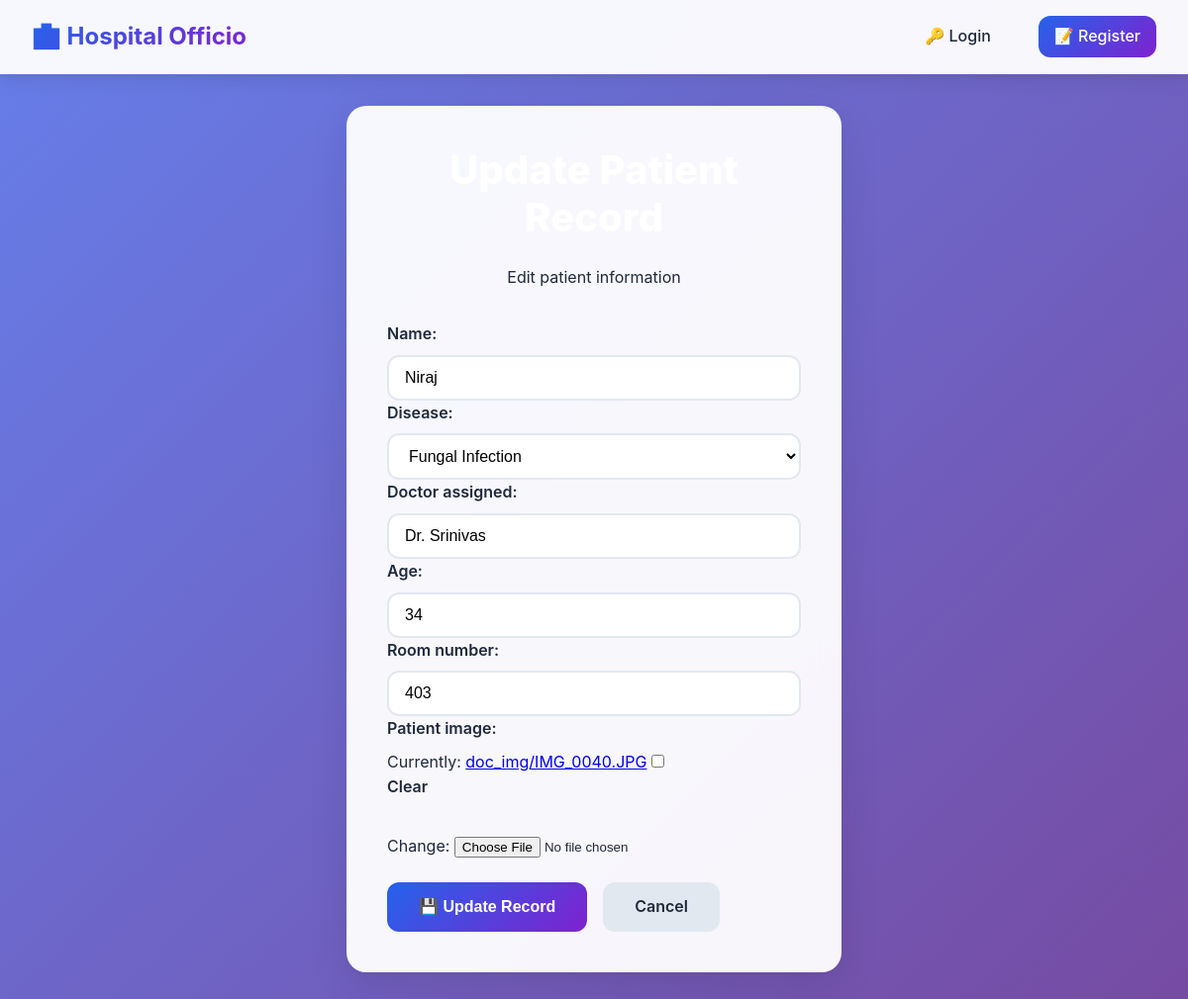
/base/update/2/, run on the app's committed database.
### base/models.py (models this page shows, shortened)
class Patient(models.Model):
    name = models.CharField(max_length=100)
    disease = models.ForeignKey(Disease, on_delete=models.CASCADE, related_name='patient')
    doctor_assigned = models.CharField(max_length=100)
    age = models.IntegerField()
    room_number = models.IntegerField()
    patient_image = models.ImageField(upload_to='doc_img/', null=True, blank=True)
    is_deleted = models.BooleanField(default=False)
    created_at = models.DateTimeField(auto_now_add=True)
    deleted_at = models.DateTimeField(null=True, blank=True)

class Disease(models.Model):
    name = models.CharField(max_length=30)
    symptoms = models.CharField(max_length=200)
    treatment = models.CharField(max_length=200)
    def __str__(self):
        return self.name

### base/views.py (the view)
# urls.py: path('update/<int:key>/',views.update,name='update'),
def update(request,key):
    data = get_object_or_404(Patient, id=key)
    if request.method =='POST':
        form = PatientForm(request.POST , request.FILES, instance=data)
        if form.is_valid():
            form.save()
            messages.success(request,'Patient data has been Modified')
            return redirect('display')
    else:
        form = PatientForm(instance=data)
    return render(request,'update.html',{'form':form})

### base/forms.py
class PatientForm(forms.ModelForm):
    class Meta:
        model = Patient
        fields = ['name', 'disease', 'doctor_assigned', 'age', 'room_number','patient_image']
        widgets = {
            'name': forms.TextInput(attrs={
                'class': 'form-control',
                'placeholder': 'Enter Patient name'
            }),
            'disease': forms.Select(attrs={'class': 'form-control'}),
            'doctor_assigned': forms.TextInput(attrs={
                'class': 'form-control',
                'placeholder': 'Enter Disease name'
            }),
            'age': forms.NumberInput(attrs={
                'class': 'form-control',
                'placeholder': 'Enter age'
            }),
            'room_number': forms.NumberInput(attrs={
                'class': 'form-control',
                'placeholder': 'Enter room number'
            }),
            'patient_image': forms.ClearableFileInput(attrs={'class': 'form-control-file'}),
        }

### base/templates/update.html (shortened to what this page needs)
{% extends 'main.html' %}
{% block content %}
<div class="content-wrapper fade-in">
    <div class="glass-container form-container slide-up">
        <div class="text-center mb-4">
            <h1 class="hero-title" style="font-size: 2.5rem;">Update Patient Record</h1>
            <p class="hero-subtitle" style="color: var(--dark);">Edit patient information</p>
        </div>
        <form method="POST" enctype="multipart/form-data" class="auth-form">
            <div class="form-group">
                {{ form.as_p }}
            </div>
            <div class="btn-group">
                <button type="submit" class="btn btn-primary">💾 Update Record</button>
                <a href="{% url 'display' %}" class="btn btn-secondary">Cancel</a>
            </div>
        </form>
    </div>
</div>
{% endblock %}

### static/style.css (style rules this page uses)
:root { --primary: #2563eb; --primary-dark: #1d4ed8; --primary-light: #3b82f6; --secondary: #7e22ce; --success: #10b981; --danger: #ef4444; --warning: #f59e0b; --info: #06b6d4; --light: #f8fafc; --dark: #1e293b; --gray: #64748b; --gray-light: #e2e8f0; --border-radius: 12px; --border-radius-lg: 20px; --box-shadow: 0 10px 40px rgba(0, 0, 0, 0.1); --box-shadow-lg: 0 20px 60px rgba(0, 0, 0, 0.15); --transition: all 0.3s cubic-bezier(0.4, 0, 0.2, 1); --gradient-primary: linear-gradient(135deg, var(--primary), var(--secondary)); --gradient-success: linear-gradient(135deg, var(--success), var(--info)); --gradient-danger: linear-gradient(135deg, var(--danger), var(--warning)); }
* { margin: 0; padding: 0; box-sizing: border-box; }
body { font-family: 'Inter', 'Segoe UI', system-ui, -apple-system, sans-serif; line-height: 1.6; color: var(--dark); background: linear-gradient(135deg, #667eea 0%, #764ba2 100%); min-height: 100vh; }
.content-wrapper { max-width: 1200px; margin: 0 auto; padding: 2rem; }
.glass-container { background: rgba(255, 255, 255, 0.95); backdrop-filter: blur(20px); border-radius: var(--border-radius-lg); box-shadow: var(--box-shadow); border: 1px solid rgba(255, 255, 255, 0.2); padding: 2.5rem; margin: 2rem auto; }
.hero-title { font-size: 3.5rem; font-weight: 800; color: white; margin-bottom: 1.5rem; line-height: 1.2; }
.btn { display: inline-flex; align-items: center; gap: 0.5rem; padding: 0.75rem 2rem; border: none; border-radius: var(--border-radius); font-weight: 600; text-decoration: none; cursor: pointer; transition: var(--transition); font-size: 1rem; position: relative; overflow: hidden; }
.btn::before { content: ''; position: absolute; top: 0; left: -100%; width: 100%; height: 100%; background: linear-gradient(90deg, transparent, rgba(255,255,255,0.3), transparent); transition: left 0.5s; }
.btn-primary { background: var(--gradient-primary); color: white; }
.btn-secondary { background: var(--gray-light); color: var(--dark); }
.form-container { max-width: 500px; margin: 0 auto; }
.auth-form { width: 100%; }
.form-group { margin-bottom: 1.5rem; }
.form-group label { display: block; margin-bottom: 0.5rem; font-weight: 600; color: var(--dark); }
.form-control { width: 100%; padding: 0.75rem 1rem; border: 2px solid var(--gray-light); border-radius: var(--border-radius); font-size: 1rem; transition: var(--transition); background: white; }
.btn-group { display: flex; gap: 1rem; flex-wrap: wrap; }
.text-center { text-align: center; }
.mb-4 { margin-bottom: 2rem; }
.fade-in { animation: fadeIn 0.6s ease-in; }
.slide-up { animation: slideUp 0.6s ease-out; }

### data on the page
Patient: name "Niraj", disease "Fungal Infection", doctor_assigned "Dr. Srinivas", age "34", room_number "403"
